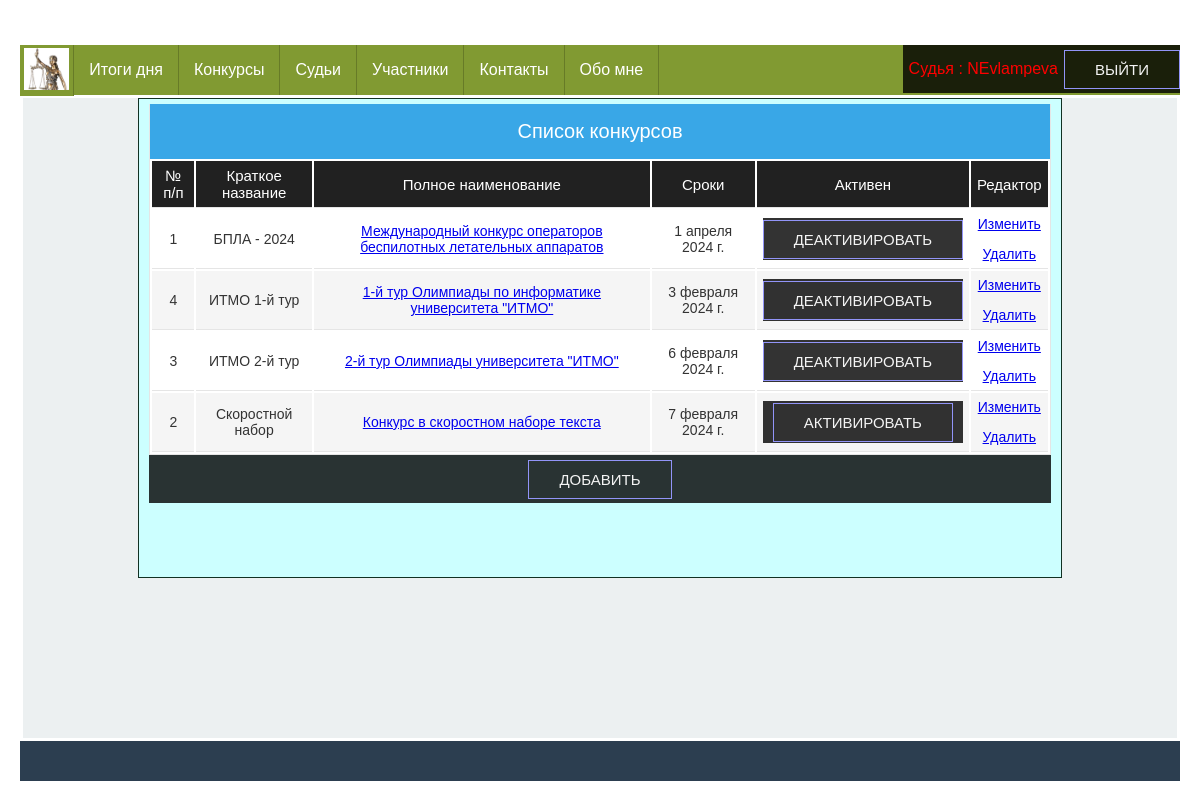
The page /competitions/all/ (signed in) on the database its author committed.
### app_for_judges/models.py (models this page shows, shortened)
class Judge(models.Model):
    STATUSES = (
        ('M', 'Главный судья'),
        ('J', 'Судья'),
        ('S', 'Секретарь'),
        ('O', 'Наблюдатель'),
    )
    class Meta:
        db_table = 'judges'
        verbose_name = _('Судья')
        verbose_name_plural = _('Судьи')
    user = models.OneToOneField(User, on_delete=models.CASCADE)
    patronymic = models.CharField(_('Отчество'), max_length=25, null=True, blank=True, default=None)
    post = models.CharField(_('Занимаемая должность'), max_length=100,
                            default='Преподаватель ОД (математика, информатика и ИКТ)')
    regalia = models.TextField(_('Заслуги и регалии'), default='Преподаватель высшей категории')
    organization = models.CharField(_('Место работы'), max_length=100, default='Оренбургское ПКУ')
    status = models.CharField(_('Статус на соревнованиях'), max_length=1,
                              choices=STATUSES, default='O')
    competitions = models.ManyToManyField(Competition, blank=True, default='Нет')

### app_for_competitions/models.py (models this page shows, shortened)
class Competition(models.Model):
    class Meta:
        db_table = 'competitions'
        verbose_name = _('Конкурс') # наименование в админке в единственном числе
        verbose_name_plural = _('Конкурсы') # наименование в админке во множественном числе
    name = models.CharField(_('Сокращенное название'), max_length=50)
    fullname = models.CharField(_('Полное наименование конкурса'), max_length=200,
                                default=None)
    date = models.DateField(_('Дата проведения'),
                            help_text="Дата начала")
    active = models.BooleanField(_('Активен'), default=True)

### app_for_competitions/views.py (the view)
# urls.py: path('all/', edit_competitions, name='all_competitions'),
def edit_competitions(request):
    competitions = Competition.objects.all().order_by('name')
    context = dict()
    context['competitions'] = competitions
    context['table_title'] = COMPETITIONS_TABLE_TITLE
    context['title'] = "Конкурсы"
    return render(request, 'app_for_competitions/view_competitions.html', context=context)

### app_for_competitions/templates/app_for_competitions/view_competitions.html (shortened to what this page needs)
{% extends 'base.html' %}
{% load static %}
{% block content %}
<div class="row">
    <div class="table-caption">Список конкурсов</div>
    <table id="table">
        <thead>
        <tr>
            {% for value in table_title %}
            {% if value != 'Редактор' %}
            <th>{{ value }}</th>
            {% else %}
            {% if user.judge.status == 'M' or user.judge.status == 'J' %}
            <th>{{ value }}</th>
            {% endif %}
            {% endif %}
            {% endfor %}
        </tr>
        </thead>
        <tbody>
        {% for competition in competitions %}
        <tr>
            <td>{{competition.id}}</td>
            <td>{{competition.name}}</td>
            <td><a href="{% url 'view_competition' pk=competition.id %}"> {{ competition.fullname }}</a></td>
            <td>{{competition.date}}</td>
            <td>
                {% if user.judge.status == 'M' or user.judge.status == 'J' %}
                <div class="container">
                    <a href="{% url 'competition_activate' pk=competition.id %}" class="btn a_btn">
                        {% if competition.active %}
                        Деактивировать
                        {% else %}
                        Активировать
                        {% endif %}
                    </a>
                </div>
                {% else %}
                {% if competition.active %}
                <span>Активен</span>
                {% else %}
                <span>Не активен</span>
                {% endif %}
                {% endif %}
            </td>
            {% if user.judge.status == 'M' or user.judge.status == 'J' %}
            <td class="actions"><a href="{% url 'edit_competition' pk=competition.id %}">Изменить</a>
                <p></p><a
                        href="{% url 'delete_competition' pk=competition.id %}">Удалить</a></td>
            {% endif %}
        </tr>
        {% endfor %}
        </tbody>
    </table>
    {% if user.judge.status == 'M' or user.judge.status == 'J' %}
    <div class="container">
        <a href="{% url 'add_competition' %}" class="btn a_btn">Добавить</a>
    </div>
    {% endif %}
</div>
{% endblock %}

### templates/base.html (shortened to what this page needs)
<!DOCTYPE html>
{% load static %}
<html lang="ru">
<head>
    <link rel="stylesheet" href="{% static 'css/stylesheet.css' %}" type="text/css">
</head>
<body>
<div class="wrapper">
    <header>
        <ul>
            <li>
                <a class="a_menu_logo " href="{% url 'home' %}">
                    <image class="logo" src="{% static 'image/femidalittle.png' %}">
                </a>
            </li>
            <li><a class="a_menu" href="{% url 'competition_result' %}">Итоги дня</a></li>
            <li><a class="a_menu" href="{% url 'all_competitions' %}">Конкурсы</a></li>
            <li><a class="a_menu" href="{% url 'all_judges' %}">Судьи</a></li>
            <li><a class="a_menu" href="#">Участники</a>
            </li>
            <li><a class="a_menu" href="#">Контакты</a></li>
            <li><a class="a_menu" href="{% url 'about' %}">Обо мне</a></li>
            <div class="container enter">
                {% if user.is_authenticated %}
                <div class="user_name">{{user.judge.get_status_display }} : {{ user.username }}</div>
                <a href="{% url 'users:logout' %}" class="btn a_btn">Выйти</a>
                {% else %}
                <a href="{% url 'users:login' %}" class="btn a_btn">Войти</a>
                <a href="{% url 'users:register' %}" class="btn a_btn">Регистрация</a>
                {% endif %}
            </div>
        </ul>
    </header>
    <main>
        {% block content %}{% endblock %}
    </main>
    <footer>
    </footer>
</div>
</body>
</html>

### static/css/stylesheet.css (style rules this page uses)
.wrapper { height: 100vh; flex-direction: column; }
main { flex: 1; background-color: #ecf0f1; min-height: 80vh; margin: 3px; }
body { margin: 0; }
header { background-color: #2ecc71; height: 50px; }
footer { background-color: #2c3e50; color: white; height: 40px; }
* { box-sizing: border-box; }
.row { overflow: hidden; max-width: 80%; min-height: 60vh; background-color: #CCFFFF; margin: 0 auto; border: 1px solid #123123; padding: 5px 10px; }
ul { list-style: none; margin: 0; padding-left: 0; margin-top: 25px; background: #819A32; height: 50px; }
.a_menu { text-decoration: none; background: #819A32; color: #fff; padding: 0 15px; font-family: arial; line-height: 50px; display: block; border-right: 1px solid #677B27; -moz-transition: all 0.3s 0.01s ease; -o-transition: all 0.3s 0.01s ease; -webkit-transition: all 0.3s 0.01s ease; }
.a_menu_logo { text-decoration: none; background: #819A32; color: #fff; padding: 0 4px; display: block; border-right: 1px solid #677B27; -moz-transition: all 0.3s 0.01s ease; -o-transition: all 0.3s 0.01s ease; -webkit-transition: all 0.3s 0.01s ease; }
.logo { margin: 3px auto 2px; height: 42px; }
.enter { float: right; }
li { float: left; position: relative; }
* { -moz-box-sizing: border-box; -webkit-box-sizing: border-box; box-sizing: border-box; }
html { color: #333333; font-size: 62.5%; }
body { font: normal 16px Tahoma, Geneva, Helvetica, sans-serif; margin: 0 auto; padding: 0; }
@media only all and (min-width: 760px) { body { padding: 20px; padding: 2rem; } }
table { display: block; margin: 0; border: none; background: #fff; font-size: 14px; font-size: 1.4rem; }
@media only all and (min-width: 760px) { table { display: table; width: 100%; border: 1px solid #e5e5e5; border-top: none; } }
tbody { display: block; }
@media only all and (min-width: 760px) { tbody { display: table-row-group; } }
.table-caption { display: block; width: 100%; background: #39a7e7; color: #fff; font-size: 20px; font-size: 2rem; text-align: center; height: 44px; line-height: 44px; border: none; border-bottom: 2px solid #999; }
@media only all and (min-width: 760px) { .table-caption { border: 1px solid #e5e5e5; border-top: none; border-bottom: none; height: 55px; line-height: 55px; } }
tr { position: relative; display: block; border-bottom: 1px solid #ccc; padding: 8px; padding: 0.8rem; }
tr:nth-child(even) { background: #f5f5f5; }
@media only all and (min-width: 760px) { tr { display: table-row; } }
thead tr { display: none; }
@media only all and (min-width: 760px) { thead { background: #212121; color: #fff; } }
@media only all and (min-width: 760px) { thead tr { display: table-row; } }
@media only all and (min-width: 760px) { thead tr th { font-weight: normal; font-size: 15px; font-size: 1.5rem; } }
td { display: block; border: none; position: relative; text-align: left; }
td.actions { position: absolute; top: 4px; right: 24px; }
@media only all and (min-width: 760px) { td, th { display: table-cell; padding: 6px; padding: 0.6rem; border-bottom: 1px solid #e5e5e5; text-align: center; } }
@media only all and (min-width: 760px) { td.actions, td.checkbox, th.actions, th.checkbox { position: static; } }
td:before { content: attr(data-label); display: inline-block; width: 15%; background: #999; border-radius: 6px; height: 20px; margin: 0px 10px 0px 0px; margin: 0rem 1rem 0rem 0rem; padding: 0px 5px; padding: 0rem 0.5rem; font-size: 10px; font-size: 1rem; line-height: 20px; text-align: center; color: #fff; overflow: hidden; }
@media only all and (min-width: 560px) { td:before { width: 12%; font-size: 12px; font-size: 1.2rem; } }
@media only all and (min-width: 760px) { td:before { content: ""; display: none; } }
td.actions:before, td.checkbox:before { display: none; }
.container { background: linear-gradient(rgba(0, 0, 0, 0.8), rgba(0, 0, 0, 0.8)); font-family: Arial, Helvetica, sans-serif; display: flex; justify-content: center; align-items: center; height: 3em; padding: 0; margin: 0; }
.a_btn { font-size: 1.5rem; padding: 1rem 3rem; color: #f4f4f4; text-transform: uppercase; }
.btn { text-decoration: none; border: 1px solid rgb(146, 148, 248); position: relative; overflow: hidden; }
.btn:before { content: ""; position: absolute; top: 0; left: -100%; width: 100%; height: 100%; background: linear-gradient( 120deg, transparent, rgba(146, 148, 248, 0.4), transparent ); transition: all 650ms; }
.user_name { color: red; margin: 6px }

### rows shown on the page
Competition: id "1", name "БПЛА - 2024", fullname "Международный конкурс операторов беспилотных летательных аппаратов", date "1 апреля 2024 г.", active "ДЕАКТИВИРОВАТЬ"
Competition: id "4", name "ИТМО 1-й тур", fullname "1-й тур Олимпиады по информатике университета \"ИТМО\"", date "3 февраля 2024 г.", active "ДЕАКТИВИРОВАТЬ"
Competition: id "3", name "ИТМО 2-й тур", fullname "2-й тур Олимпиады университета \"ИТМО\"", date "6 февраля 2024 г.", active "ДЕАКТИВИРОВАТЬ"
Competition: id "2", name "Скоростной набор", fullname "Конкурс в скоростном наборе текста", date "7 февраля 2024 г.", active "АКТИВИРОВАТЬ"

### other values the page prints
{{ user.judge.get_status_display }} "Судья"
{{ user.username }} "NEvlampeva"
{{ value }} "№ п/п" "Краткое название" "Полное наименование" "Сроки" "Активен"
{{ value }} "Редактор"
